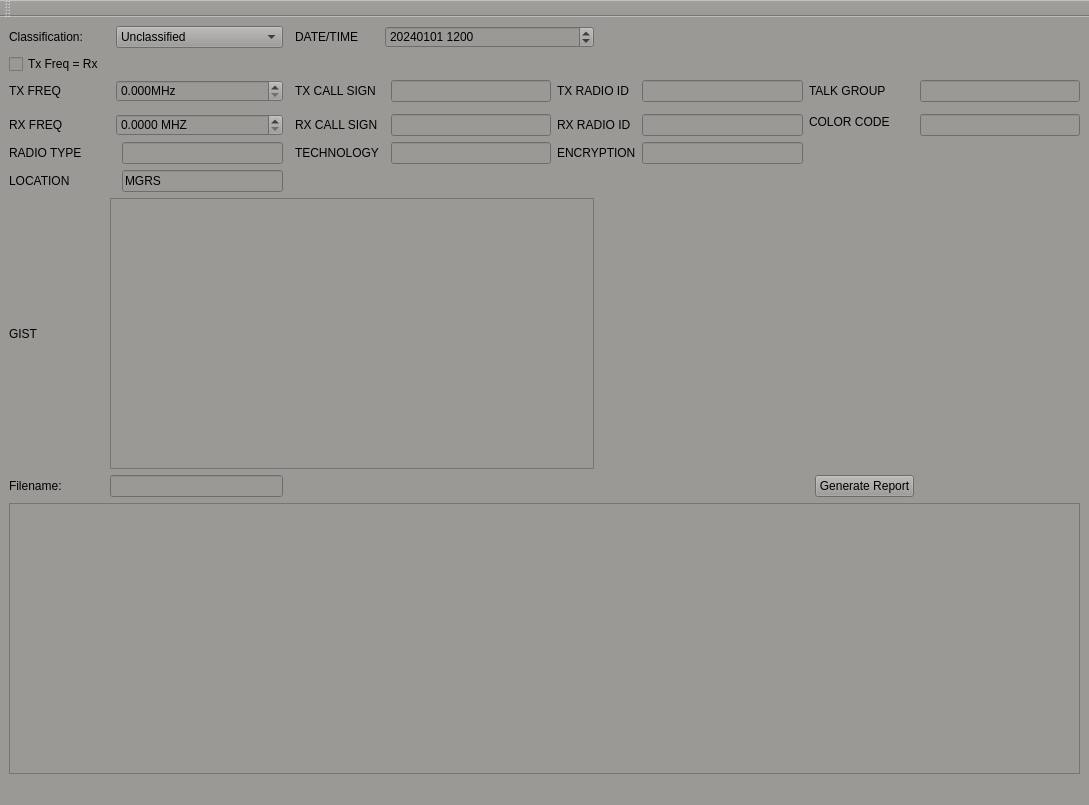
<?xml version="1.0" encoding="UTF-8"?>
<ui version="4.0">
 <class>MainWindow</class>
 <widget class="QMainWindow" name="MainWindow">
  <property name="geometry">
   <rect>
    <x>0</x>
    <y>0</y>
    <width>1089</width>
    <height>805</height>
   </rect>
  </property>
  <property name="sizePolicy">
   <sizepolicy hsizetype="MinimumExpanding" vsizetype="MinimumExpanding">
    <horstretch>0</horstretch>
    <verstretch>0</verstretch>
   </sizepolicy>
  </property>
  <property name="windowTitle">
   <string>PTP Report Generator </string>
  </property>
  <property name="autoFillBackground">
   <bool>false</bool>
  </property>
  <property name="styleSheet">
   <string notr="true">background-color: rgb(154, 153, 150);</string>
  </property>
  <widget class="QWidget" name="centralwidget">
   <layout class="QGridLayout" name="gridLayout">
    <item row="9" column="10" colspan="4">
     <widget class="QLabel" name="f_jack">
      <property name="styleSheet">
       <string notr="true">image: url(:/test/PNG.png);</string>
      </property>
      <property name="text">
       <string/>
      </property>
     </widget>
    </item>
    <item row="0" column="2" colspan="2">
     <widget class="QComboBox" name="classification_combobox">
      <item>
       <property name="text">
        <string>Unclassified </string>
       </property>
      </item>
      <item>
       <property name="text">
        <string>Secret</string>
       </property>
      </item>
      <item>
       <property name="text">
        <string>Top Secret</string>
       </property>
      </item>
     </widget>
    </item>
    <item row="4" column="5">
     <widget class="QLabel" name="rx_call_sign_label">
      <property name="text">
       <string>RX CALL SIGN</string>
      </property>
     </widget>
    </item>
    <item row="7" column="3">
     <widget class="QLineEdit" name="radio_type_input"/>
    </item>
    <item row="4" column="0" colspan="2">
     <widget class="QLabel" name="rx_freq_label">
      <property name="text">
       <string>RX FREQ</string>
      </property>
     </widget>
    </item>
    <item row="8" column="0" colspan="3">
     <widget class="QLabel" name="location_label">
      <property name="text">
       <string>LOCATION</string>
      </property>
     </widget>
    </item>
    <item row="2" column="10">
     <widget class="QLineEdit" name="tx_radio_id_input">
      <property name="text">
       <string/>
      </property>
     </widget>
    </item>
    <item row="2" column="2" colspan="2">
     <widget class="QDoubleSpinBox" name="tx_freq_input">
      <property name="suffix">
       <string>MHz</string>
      </property>
      <property name="decimals">
       <number>3</number>
      </property>
      <property name="maximum">
       <double>100000.000000000000000</double>
      </property>
     </widget>
    </item>
    <item row="2" column="7">
     <widget class="QLineEdit" name="tx_callsign_input">
      <property name="text">
       <string/>
      </property>
     </widget>
    </item>
    <item row="7" column="10">
     <widget class="QLineEdit" name="encryption_input">
      <property name="text">
       <string/>
      </property>
     </widget>
    </item>
    <item row="7" column="0">
     <widget class="QLabel" name="radio_type_label">
      <property name="text">
       <string>RADIO TYPE </string>
      </property>
     </widget>
    </item>
    <item row="2" column="0" colspan="2">
     <widget class="QLabel" name="tx_freq_label">
      <property name="text">
       <string>TX FREQ</string>
      </property>
     </widget>
    </item>
    <item row="4" column="2" colspan="2">
     <widget class="QDoubleSpinBox" name="rx_freq_input">
      <property name="suffix">
       <string> MHZ</string>
      </property>
      <property name="decimals">
       <number>4</number>
      </property>
      <property name="maximum">
       <double>1000000.000000000000000</double>
      </property>
     </widget>
    </item>
    <item row="2" column="5" colspan="2">
     <widget class="QLabel" name="tx_call_sign_label">
      <property name="text">
       <string>TX CALL SIGN</string>
      </property>
     </widget>
    </item>
    <item row="7" column="8" colspan="2">
     <widget class="QLabel" name="encryption_label">
      <property name="text">
       <string>ENCRYPTION</string>
      </property>
     </widget>
    </item>
    <item row="12" column="0" colspan="14">
     <widget class="QTextEdit" name="report_text_output"/>
    </item>
    <item row="4" column="13">
     <widget class="QLineEdit" name="color_code_input"/>
    </item>
    <item row="2" column="8" colspan="2">
     <widget class="QLabel" name="tx_radio_id_label">
      <property name="text">
       <string>TX RADIO ID</string>
      </property>
     </widget>
    </item>
    <item row="4" column="12">
     <widget class="QLabel" name="color_code">
      <property name="text">
       <string>COLORCODE</string>
      </property>
     </widget>
    </item>
    <item row="4" column="10">
     <widget class="QLineEdit" name="rx_radio_id_input">
      <property name="text">
       <string/>
      </property>
     </widget>
    </item>
    <item row="4" column="7">
     <widget class="QLineEdit" name="rx_callsign_input">
      <property name="text">
       <string/>
      </property>
     </widget>
    </item>
    <item row="7" column="5">
     <widget class="QLabel" name="Technology_label">
      <property name="text">
       <string>TECHNOLOGY</string>
      </property>
     </widget>
    </item>
    <item row="9" column="0">
     <widget class="QLabel" name="gist_label">
      <property name="text">
       <string>GIST</string>
      </property>
     </widget>
    </item>
    <item row="11" column="12">
     <widget class="QPushButton" name="genname">
      <property name="text">
       <string>Generate Report</string>
      </property>
     </widget>
    </item>
    <item row="7" column="7">
     <widget class="QLineEdit" name="tech_input"/>
    </item>
    <item row="0" column="5">
     <widget class="QLabel" name="date_time_label">
      <property name="text">
       <string>DATE/TIME</string>
      </property>
     </widget>
    </item>
    <item row="0" column="6" colspan="3">
     <widget class="QDateTimeEdit" name="dateTimeEdit">
      <property name="sizePolicy">
       <sizepolicy hsizetype="Minimum" vsizetype="Fixed">
        <horstretch>0</horstretch>
        <verstretch>0</verstretch>
       </sizepolicy>
      </property>
      <property name="showGroupSeparator" stdset="0">
       <bool>false</bool>
      </property>
      <property name="dateTime">
       <datetime>
        <hour>12</hour>
        <minute>0</minute>
        <second>0</second>
        <year>2024</year>
        <month>1</month>
        <day>1</day>
       </datetime>
      </property>
      <property name="date">
       <date>
        <year>2024</year>
        <month>1</month>
        <day>1</day>
       </date>
      </property>
      <property name="displayFormat">
       <string>yyyyMMdd HHmm</string>
      </property>
     </widget>
    </item>
    <item row="2" column="13">
     <widget class="QLineEdit" name="talk_group_input"/>
    </item>
    <item row="3" column="11" rowspan="2" colspan="2">
     <widget class="QLabel" name="color_code_label">
      <property name="text">
       <string>COLOR CODE</string>
      </property>
     </widget>
    </item>
    <item row="8" column="3">
     <widget class="QLineEdit" name="location_input">
      <property name="text">
       <string>MGRS</string>
      </property>
     </widget>
    </item>
    <item row="4" column="8" colspan="2">
     <widget class="QLabel" name="rx_radio_id_label">
      <property name="text">
       <string>RX RADIO ID</string>
      </property>
     </widget>
    </item>
    <item row="0" column="0" colspan="2">
     <widget class="QLabel" name="label">
      <property name="text">
       <string>Classification:</string>
      </property>
     </widget>
    </item>
    <item row="2" column="11" colspan="2">
     <widget class="QLabel" name="talk_group_label">
      <property name="text">
       <string>TALK GROUP</string>
      </property>
     </widget>
    </item>
    <item row="1" column="0">
     <widget class="QCheckBox" name="txrx_checkbox">
      <property name="text">
       <string>Tx Freq = Rx</string>
      </property>
     </widget>
    </item>
    <item row="9" column="1" colspan="8">
     <widget class="QTextEdit" name="gist_input">
      <property name="styleSheet">
       <string notr="true">border-color: rgb(0, 0, 0);</string>
      </property>
     </widget>
    </item>
    <item row="11" column="0">
     <widget class="QLabel" name="filename_label">
      <property name="text">
       <string>Filename: </string>
      </property>
     </widget>
    </item>
    <item row="11" column="1" colspan="3">
     <widget class="QLineEdit" name="filename"/>
    </item>
   </layout>
   <zorder>report_text_output</zorder>
   <zorder>radio_type_input</zorder>
   <zorder>location_label</zorder>
   <zorder>rx_call_sign_label</zorder>
   <zorder>Technology_label</zorder>
   <zorder>tx_freq_input</zorder>
   <zorder>rx_freq_input</zorder>
   <zorder>rx_callsign_input</zorder>
   <zorder>color_code</zorder>
   <zorder>label</zorder>
   <zorder>talk_group_input</zorder>
   <zorder>tech_input</zorder>
   <zorder>color_code_input</zorder>
   <zorder>rx_radio_id_label</zorder>
   <zorder>rx_radio_id_input</zorder>
   <zorder>encryption_label</zorder>
   <zorder>tx_radio_id_label</zorder>
   <zorder>encryption_input</zorder>
   <zorder>color_code_label</zorder>
   <zorder>radio_type_label</zorder>
   <zorder>talk_group_label</zorder>
   <zorder>tx_freq_label</zorder>
   <zorder>location_input</zorder>
   <zorder>date_time_label</zorder>
   <zorder>tx_callsign_input</zorder>
   <zorder>classification_combobox</zorder>
   <zorder>dateTimeEdit</zorder>
   <zorder>tx_call_sign_label</zorder>
   <zorder>rx_freq_label</zorder>
   <zorder>tx_radio_id_input</zorder>
   <zorder>genname</zorder>
   <zorder>txrx_checkbox</zorder>
   <zorder>gist_input</zorder>
   <zorder>f_jack</zorder>
   <zorder>gist_label</zorder>
   <zorder>filename_label</zorder>
   <zorder>filename</zorder>
  </widget>
  <widget class="QMenuBar" name="menubar">
   <property name="geometry">
    <rect>
     <x>0</x>
     <y>0</y>
     <width>1089</width>
     <height>22</height>
    </rect>
   </property>
  </widget>
  <widget class="QStatusBar" name="statusbar"/>
  <widget class="QToolBar" name="toolBar">
   <property name="windowTitle">
    <string>toolBar</string>
   </property>
   <attribute name="toolBarArea">
    <enum>TopToolBarArea</enum>
   </attribute>
   <attribute name="toolBarBreak">
    <bool>false</bool>
   </attribute>
  </widget>
 </widget>
 <resources>
  <include location="test/test.qrc"/>
 </resources>
 <connections/>
</ui>
